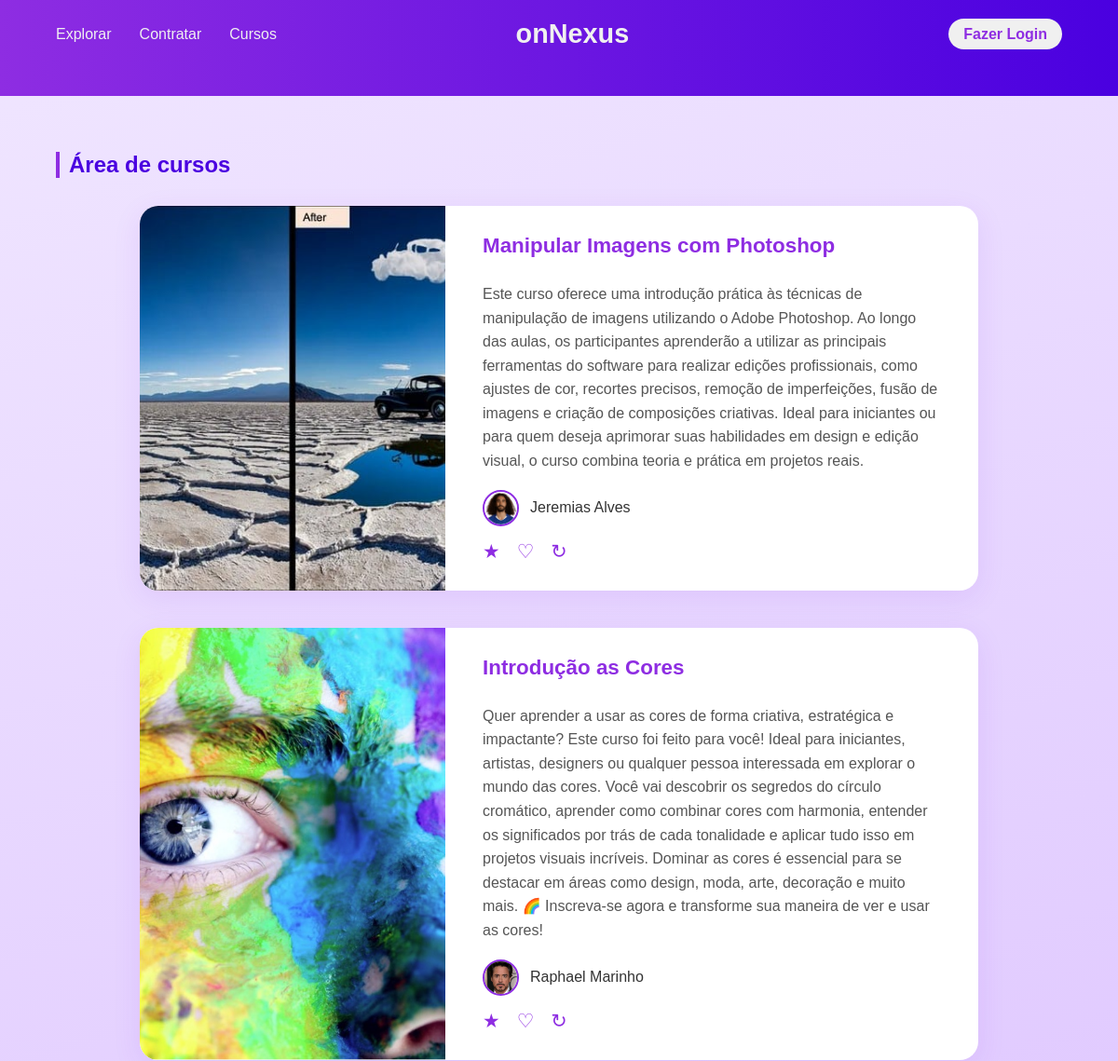
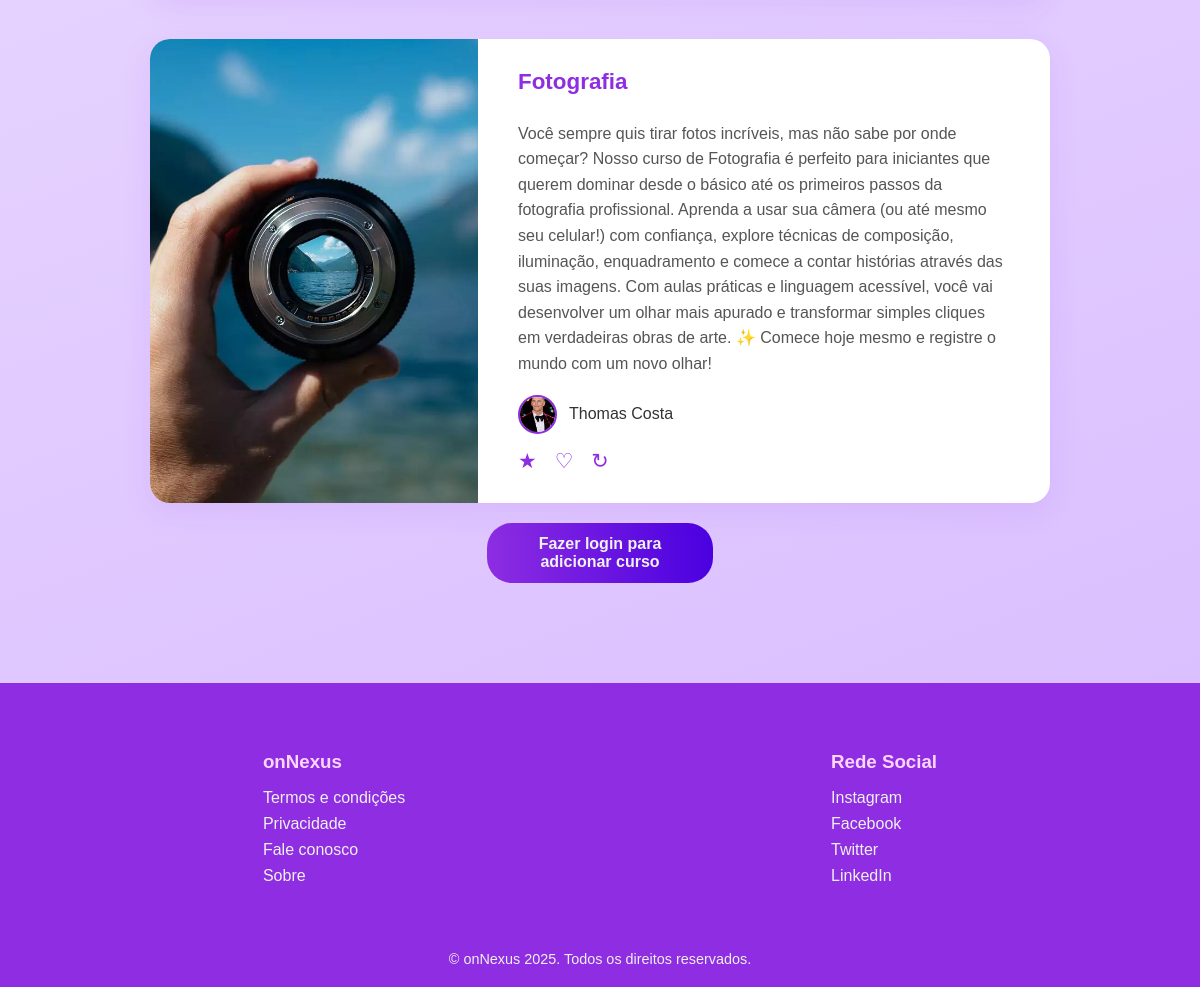
Screenshot of /cursos/ with the database file from the repository (2 pictures, top to bottom).
### courses/models.py (models this page shows, shortened)
class Course(models.Model):
    title = models.CharField(max_length=200)
    description = models.TextField()
    video_thumbnail = models.ImageField(upload_to='thumbnails/')
    instructor = models.ForeignKey(Instructor, on_delete=models.CASCADE, related_name='courses')

class Instructor(models.Model):
    name = models.CharField(max_length=100)
    profile_picture = models.ImageField(upload_to='instructors/')

### courses/views.py (the view)
# urls.py: path('', views.course_list, name='course_list'),
def course_list(request):
    courses = Course.objects.all().select_related('instructor') # Pega todos os cursos
    context = {
        'courses': courses
    }
    return render(request, 'courses/course_list.html', context)

### templates/courses/course_list.html
{% extends 'templates.base.html' %}
{% block content %}
<div class="courses-area">
	<h2 class="area-title">Área de cursos</h2>
	<div class="courses-list">
		{% for course in courses %}
		<div class="course-card">
			<div class="course-thumb">
				{% if course.video_thumbnail %}
					<img src="{{ course.video_thumbnail.url }}" alt="Thumbnail do curso">
				{% else %}
					<div class="thumb-placeholder">Não disponível</div>
				{% endif %}
			</div>
			<div class="course-info">
				<h3>{{ course.title }}</h3>
				<p>{{ course.description }}</p>
				<div class="instructor-info">
					{% if course.instructor.profile_picture %}
						<img class="instructor-avatar" src="{{ course.instructor.profile_picture.url }}" alt="{{ course.instructor.name }}">
					{% endif %}
					<span>{{ course.instructor.name }}</span>
				</div>
				<div class="course-actions">
					<span>★</span>
					<span>♡</span>
					<span>↻</span>
				</div>
			</div>
		</div>
		{% empty %}
		<p>Nenhum curso cadastrado.</p>
		{% endfor %}
	</div>
	{% if user.is_authenticated is not True %}
	<a class="login2-btn" href="/users/login/">Fazer login para adicionar curso</a>
	{% endif %}
</div>
{% endblock %}

### static/css/style.css (style rules this page uses)
:root { --primary-purple: #8e2de2; --dark-purple: #4a00e0; --background-color: #f3eaff; --card-background: #ffffff; --text-color: #333; --light-text: #f0f0f0; --gradient-bg: linear-gradient(160deg, #f0e6ff 0%, #d8baff 100%); }
a { text-decoration: none; color: inherit; }
.courses-area { padding: 40px 5%; min-height: 60vh; }
.area-title { color: var(--dark-purple); font-size: 1.5em; margin-bottom: 30px; padding-left: 10px; border-left: 4px solid var(--primary-purple); }
.courses-list { display: flex; flex-direction: column; gap: 40px; align-items: center; }
.course-card { display: flex; background: var(--card-background); border-radius: 20px; box-shadow: 0 8px 30px rgba(138, 45, 226, 0.1); width: 100%; max-width: 900px; overflow: hidden; transition: transform 0.3s, box-shadow 0.3s; min-height: 280px; }
.course-thumb { flex: 1 1 40%; display: flex; align-items: center; justify-content: center; background: #f8f4ff; min-width: 300px; }
.course-thumb img { width: 100%; height: 100%; object-fit: cover; }
.course-info { flex: 2 1 60%; padding: 30px 40px; display: flex; flex-direction: column; }
.course-info h3 { margin: 0 0 10px 0; color: var(--primary-purple); font-size: 1.4em; }
.course-info p { color: #555; line-height: 1.6; margin-bottom: 18px; flex-grow: 1; }
.instructor-info { display: flex; align-items: center; gap: 12px; margin-bottom: 15px; }
.instructor-avatar { width: 35px; height: 35px; border-radius: 50%; object-fit: cover; border: 2px solid var(--primary-purple); }
.course-actions { display: flex; gap: 18px; font-size: 1.3em; color: var(--primary-purple); margin-top: auto; }
.login2-btn { display: block; margin: 20px auto 0 auto; background: linear-gradient(90deg, var(--primary-purple) 0%, var(--dark-purple) 100%); color: var(--light-text); border: none; border-radius: 25px; padding: 12px 32px; font-size: 1rem; font-weight: 600; cursor: pointer; width: 15%; transition: transform 0.2s, box-shadow 0.2s; text-align: center; }

### rows the page displays
Course: video_thumbnail (picture), title "Manipular Imagens com Photoshop", description "Este curso oferece uma introdução prática às técnicas de manipulação de imagens utilizando o Adobe Photoshop. Ao longo das aulas, os participantes aprenderão a utilizar as principais ferramentas do software para realizar edições profissionais, como ajustes de cor, recortes precisos, remoção de imperfeições, fusão de imagens e criação de composições criativas. Ideal para iniciantes ou para quem deseja aprimorar suas habilidades em design e edição visual, o curso combina teoria e prática em projetos reais.", instructor.profile_picture (picture), instructor.name "Jeremias Alves"
Course: video_thumbnail (picture), title "Introdução as Cores", description "Quer aprender a usar as cores de forma criativa, estratégica e impactante? Este curso foi feito para você! Ideal para iniciantes, artistas, designers ou qualquer pessoa interessada em explorar o mundo das cores. Você vai descobrir os segredos do círculo cromático, aprender como combinar cores com harmonia, entender os significados por trás de cada tonalidade e aplicar tudo isso em projetos visuais incríveis. Dominar as cores é essencial para se destacar em áreas como design, moda, arte, decoração e muito mais. 🌈 Inscreva-se agora e transforme sua maneira de ver e usar as cores!", instructor.profile_picture (picture), instructor.name "Raphael Marinho"
Course: video_thumbnail (picture), title "Fotografia", description "Você sempre quis tirar fotos incríveis, mas não sabe por onde começar? Nosso curso de Fotografia é perfeito para iniciantes que querem dominar desde o básico até os primeiros passos da fotografia profissional. Aprenda a usar sua câmera (ou até mesmo seu celular!) com confiança, explore técnicas de composição, iluminação, enquadramento e comece a contar histórias através das suas imagens. Com aulas práticas e linguagem acessível, você vai desenvolver um olhar mais apurado e transformar simples cliques em verdadeiras obras de arte. ✨ Comece hoje mesmo e registre o mundo com um novo olhar!", instructor.profile_picture (picture), instructor.name "Thomas Costa"
